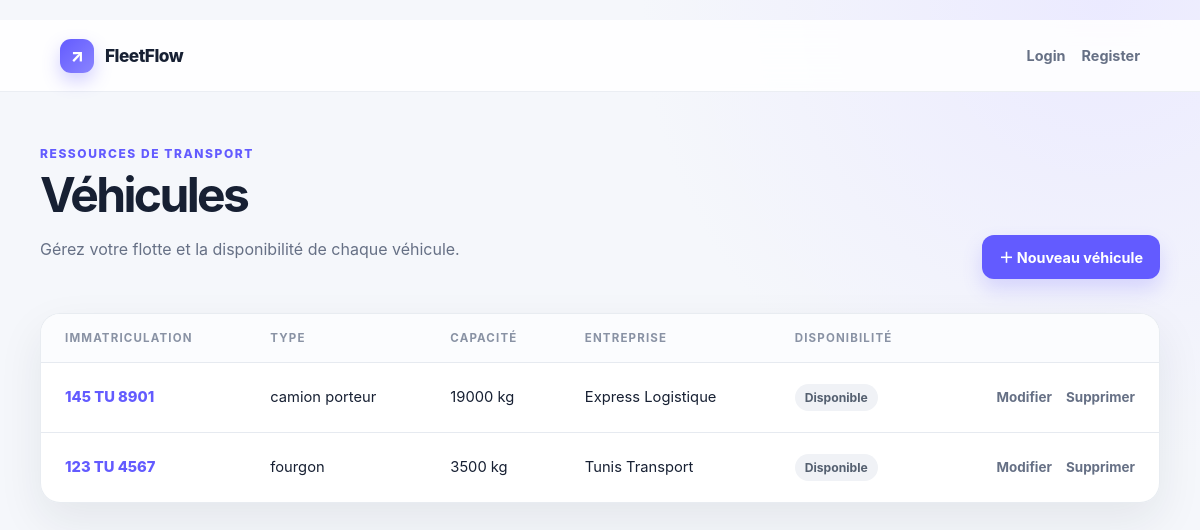
Page /vehicule/list/ on the earlier database version.
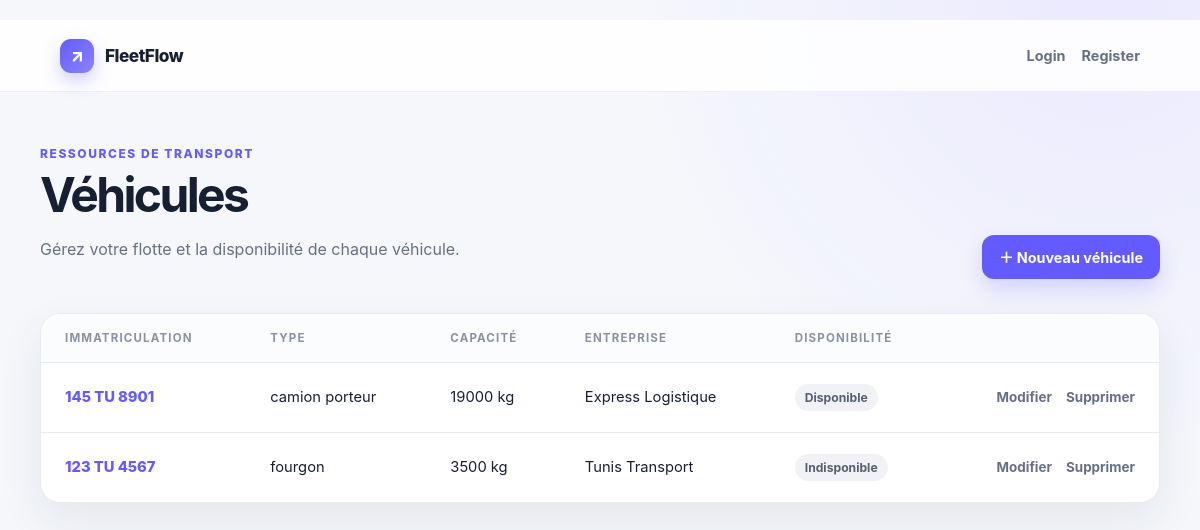
Same page on the later database version.
### VehiculeApp/models.py (models this page shows, shortened)
class Vehicule(models.Model):
    immatriculation = models.CharField(max_length=20,unique=True)
    type_vehicule = models.CharField(max_length=20,choices=[('c','camionnette'),
                                                            ('f','fourgon'),
                                                            ('cp','camion porteur'),
                                                            ('sr','semi-remorque')])
    capacite_kg = models.PositiveIntegerField(validators=[
        MinValueValidator(1,"La capacité doit être supérieure à 0")])
    disponibilite = models.BooleanField(default=True)
    created_at = models.DateTimeField(auto_now_add=True)
    updated_at = models.DateTimeField(auto_now=True)
    entreprise = models.ForeignKey('EntrepriseApp.Entreprise', on_delete=models.CASCADE, related_name='vehicules')

### EntrepriseApp/models.py (models this page shows, shortened)
class Entreprise(models.Model):
    raison_sociale = models.CharField(max_length=200,blank=False, null=False )
    matricule_fiscale = models.CharField(max_length=17,unique=True, validators=[matricule_fiscale_validator])
    adresse = models.TextField(validators=[
        MinLengthValidator(20,"L'adresse ne peut pas pas avoir moins de 20 caractères"),
        MaxLengthValidator(400,"L'adresse ne peut pas pas avoir plus de 400 caractères")])
    type_entreprise = models.CharField(max_length=100,choices=[
        ('c','Chargeur'),
        ('t','Transporteur')])
    created_at = models.DateTimeField(auto_now_add=True)
    updated_at = models.DateTimeField(auto_now=True)
    gerant = models.OneToOneField(Utilisateur, on_delete=models.CASCADE, related_name='entreprise')
    def __str__(self):
        return self.raison_sociale

### VehiculeApp/views.py (the view)
# urls.py: path('list/', ListeVehicules.as_view(), name='list_class'),
class ListeVehicules(ListView):
    model = Vehicule
    template_name = 'vehicule/list.html'
    context_object_name = 'list'
    ordering = ('-created_at',)

### Templates/vehicule/list.html
﻿{% extends "base.html" %} {% block title %}Véhicules{% endblock %} {% block content %}
<div class="page-head">
  <div>
    <p class="eyebrow">Ressources de transport</p>
    <h1>Véhicules</h1>
    <p class="subtle">
      Gérez votre flotte et la disponibilité de chaque véhicule.
    </p>
  </div>
  <a class="button" href="{% url 'Vehicule:create_vehicule' %}"
    >＋ Nouveau véhicule</a
  >
</div>
<section class="card table-card">
  <div class="table-wrap">
    <table class="expedition-list">
      <thead>
        <tr>
          <th>Immatriculation</th>
          <th>Type</th>
          <th>Capacité</th>
          <th>Entreprise</th>
          <th>Disponibilité</th>
          <th></th>
        </tr>
      </thead>
      <tbody>
        {% for vehicule in list %}
        <tr>
          <td>
            <a
              class="reference"
              href="{% url 'Vehicule:detail_class' vehicule.pk %}"
              >{{ vehicule.immatriculation }}</a
            >
          </td>
          <td>{{ vehicule.get_type_vehicule_display }}</td>
          <td>{{ vehicule.capacite_kg }} kg</td>
          <td>{{ vehicule.entreprise }}</td>
          <td>
            <span class="status"
              >{% if vehicule.disponibilite %}Disponible{% else %}Indisponible{% endif %}</span
            >
          </td>
          <td>
            <div class="actions">
              <a
                class="action-link"
                href="{% url 'Vehicule:update_vehicule' vehicule.pk %}"
                >Modifier</a
              ><a
                class="action-link delete"
                href="{% url 'Vehicule:delete_class' vehicule.pk %}"
                >Supprimer</a
              >
            </div>
          </td>
        </tr>
        {% empty %}
        <tr>
          <td class="empty" colspan="6">Aucun véhicule trouvé.</td>
        </tr>
        {% endfor %}
      </tbody>
    </table>
  </div>
</section>
{% endblock %}

Differences in the rows shown:
changed Vehicule "123 TU 4567": disponibilite "Disponible" → "Indisponible"
